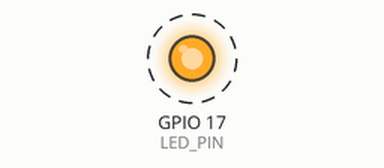
A program run on a simulated Raspberry Pi (BCM pin numbers). On the bench: output pins drawn as LEDs (lit = HIGH). Dashed ring = blinking.

Above: at 0.2 s.
Timing chart, 0 to 3.0 s (numbered marks = the images above):
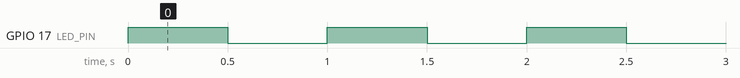

The program:

Led.py
```python
#!/usr/bin/env python3
# -*- coding: utf-8 -*-
# GPIO25を出力としてLEDに給電する
import RPi.GPIO as GPIO
from time import sleep

LED_PIN = 17

GPIO.setmode(GPIO.BCM)
GPIO.setup(LED_PIN, GPIO.OUT)

while True:
    GPIO.output(LED_PIN, GPIO.HIGH)
    sleep(0.5)
    GPIO.output(LED_PIN, GPIO.LOW)
    sleep(0.5)
```

Measured:
- by itself, GPIO 17 (LED_PIN): alternates HIGH for 0.50 s and LOW for 0.50 s
